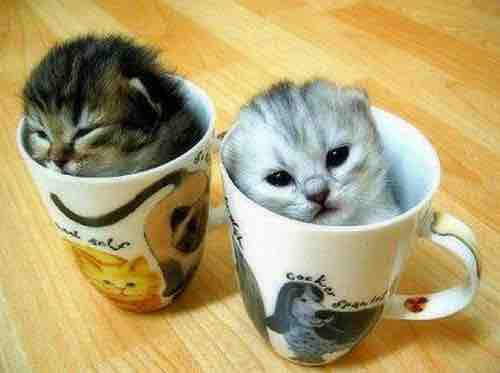
#> input picture data-preperation-app/dist_electron/bundled/backend_dist/api/nbconvert/tests/files/containerized_deployments.jpeg, 500 x 373 px, given in place of result1_ikd.jpg, which was not available
$ python TEST2.py
#> lines starting #> are read from the running program, lines starting #| are printed output that depends on the picture; pictures that were not available may be replaced by others from this repository, and a replacement may not be noted

import sys
import argparse
import cv2
from PIL import Image
import numpy as np

img1 = cv2.imread('result1_ikd.jpg', 0)
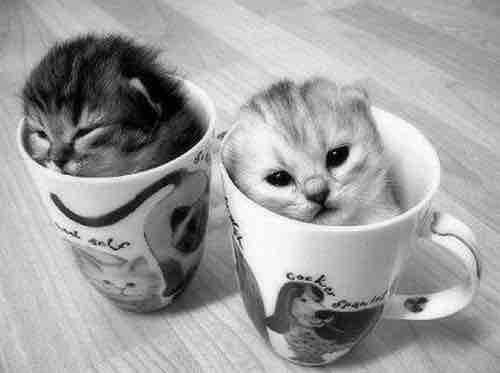
#> img1: shape (373, 500); min 0, max 255, mean 159.8
img2 = cv2.imread('result1.jpg', 0)
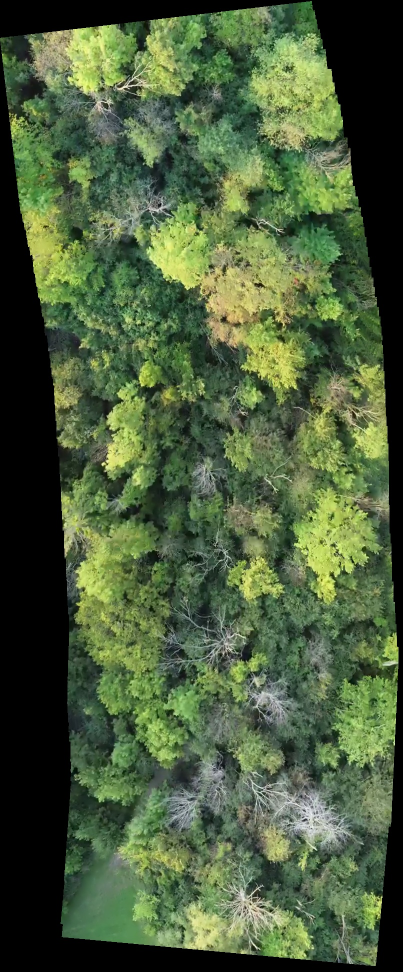
#> input picture documentation/demo_tools/video_stitching_tool/result1.jpg, 806 x 1944 px (shown at 1/2 size)
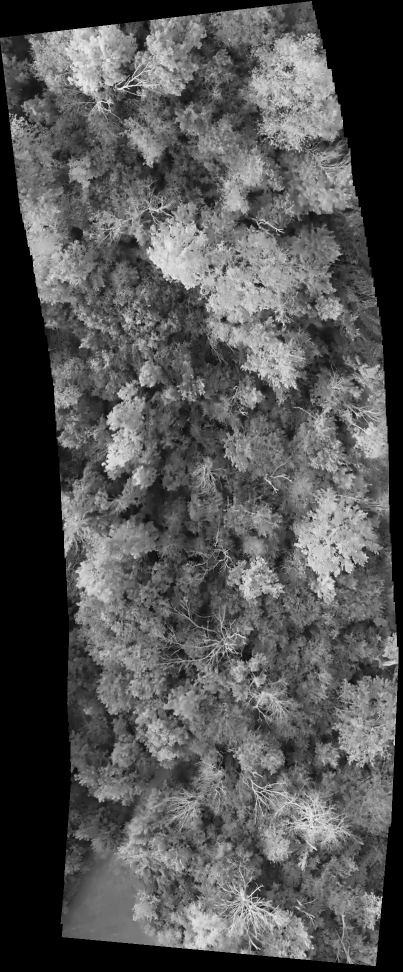
#> img2: shape (1944, 806) (shown at 1/2 size); min 0, max 254, mean 84.5

#--- take the absolute difference of the images ---
#> (the run stopped early here; a loop or call above may not have finished)
